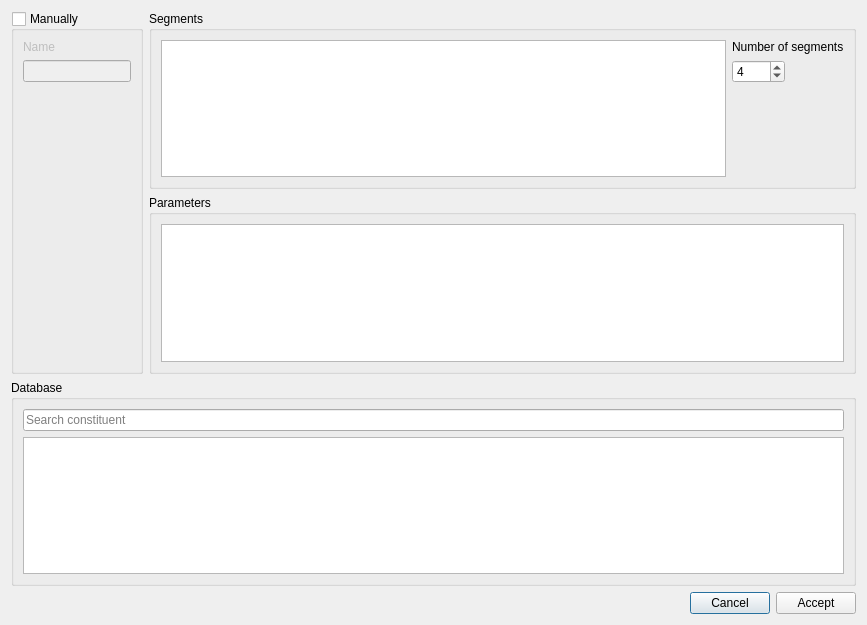
<?xml version="1.0" encoding="UTF-8"?>
<ui version="4.0">
 <class>ConstituentsDialog</class>
 <widget class="QDialog" name="ConstituentsDialog">
  <property name="geometry">
   <rect>
    <x>0</x>
    <y>0</y>
    <width>867</width>
    <height>625</height>
   </rect>
  </property>
  <property name="windowTitle">
   <string>Dialog</string>
  </property>
  <layout class="QGridLayout" name="gridLayout_4">
   <item row="0" column="0" rowspan="2">
    <widget class="QGroupBox" name="f_manuallyGroupBox">
     <property name="sizePolicy">
      <sizepolicy hsizetype="Minimum" vsizetype="Preferred">
       <horstretch>1</horstretch>
       <verstretch>0</verstretch>
      </sizepolicy>
     </property>
     <property name="title">
      <string>Manually</string>
     </property>
     <property name="checkable">
      <bool>true</bool>
     </property>
     <property name="checked">
      <bool>false</bool>
     </property>
     <layout class="QGridLayout" name="gridLayout_6">
      <item row="0" column="0">
       <widget class="QLabel" name="label_2">
        <property name="text">
         <string>Name</string>
        </property>
       </widget>
      </item>
      <item row="1" column="0">
       <widget class="QLineEdit" name="f_name"/>
      </item>
      <item row="2" column="0">
       <spacer name="verticalSpacer_2">
        <property name="orientation">
         <enum>Qt::Vertical</enum>
        </property>
        <property name="sizeHint" stdset="0">
         <size>
          <width>20</width>
          <height>255</height>
         </size>
        </property>
       </spacer>
      </item>
     </layout>
    </widget>
   </item>
   <item row="0" column="1">
    <widget class="QGroupBox" name="f_segmentsGroupBox">
     <property name="sizePolicy">
      <sizepolicy hsizetype="Minimum" vsizetype="Preferred">
       <horstretch>9</horstretch>
       <verstretch>0</verstretch>
      </sizepolicy>
     </property>
     <property name="title">
      <string>Segments</string>
     </property>
     <layout class="QGridLayout" name="gridLayout_5">
      <item row="0" column="0">
       <widget class="QTableView" name="f_segmentsView"/>
      </item>
      <item row="0" column="1">
       <layout class="QGridLayout" name="gridLayout_3">
        <item row="3" column="0">
         <spacer name="verticalSpacer">
          <property name="orientation">
           <enum>Qt::Vertical</enum>
          </property>
          <property name="sizeHint" stdset="0">
           <size>
            <width>20</width>
            <height>73</height>
           </size>
          </property>
         </spacer>
        </item>
        <item row="0" column="0" colspan="2">
         <widget class="QLabel" name="label">
          <property name="text">
           <string>Number of segments</string>
          </property>
         </widget>
        </item>
        <item row="2" column="0">
         <widget class="QSpinBox" name="f_segmentsNumber">
          <property name="minimum">
           <number>1</number>
          </property>
          <property name="maximum">
           <number>7</number>
          </property>
          <property name="value">
           <number>4</number>
          </property>
         </widget>
        </item>
       </layout>
      </item>
     </layout>
    </widget>
   </item>
   <item row="1" column="1">
    <widget class="QGroupBox" name="f_parametersGroupBox">
     <property name="title">
      <string>Parameters</string>
     </property>
     <layout class="QGridLayout" name="gridLayout_2">
      <item row="0" column="0">
       <widget class="QTableView" name="f_parametersView"/>
      </item>
     </layout>
    </widget>
   </item>
   <item row="2" column="0" colspan="2">
    <widget class="QGroupBox" name="f_databaseGroupBox">
     <property name="sizePolicy">
      <sizepolicy hsizetype="Preferred" vsizetype="Expanding">
       <horstretch>0</horstretch>
       <verstretch>0</verstretch>
      </sizepolicy>
     </property>
     <property name="title">
      <string>Database</string>
     </property>
     <layout class="QGridLayout" name="gridLayout">
      <item row="1" column="0" colspan="2">
       <widget class="MyView" name="f_databaseView">
        <property name="editTriggers">
         <set>QAbstractItemView::NoEditTriggers</set>
        </property>
        <property name="alternatingRowColors">
         <bool>true</bool>
        </property>
        <property name="rootIsDecorated">
         <bool>false</bool>
        </property>
        <property name="itemsExpandable">
         <bool>false</bool>
        </property>
        <property name="sortingEnabled">
         <bool>true</bool>
        </property>
        <property name="expandsOnDoubleClick">
         <bool>false</bool>
        </property>
       </widget>
      </item>
      <item row="0" column="0" colspan="2">
       <widget class="QLineEdit" name="f_search">
        <property name="placeholderText">
         <string>Search constituent</string>
        </property>
        <property name="clearButtonEnabled">
         <bool>true</bool>
        </property>
       </widget>
      </item>
     </layout>
    </widget>
   </item>
   <item row="3" column="1">
    <layout class="QHBoxLayout" name="horizontalLayout">
     <item>
      <spacer name="horizontalSpacer">
       <property name="orientation">
        <enum>Qt::Horizontal</enum>
       </property>
       <property name="sizeHint" stdset="0">
        <size>
         <width>40</width>
         <height>20</height>
        </size>
       </property>
      </spacer>
     </item>
     <item>
      <widget class="QPushButton" name="pushButton_2">
       <property name="text">
        <string>Cancel</string>
       </property>
      </widget>
     </item>
     <item>
      <widget class="QPushButton" name="pushButton">
       <property name="text">
        <string>Accept</string>
       </property>
      </widget>
     </item>
    </layout>
   </item>
  </layout>
 </widget>
 <customwidgets>
  <customwidget>
   <class>MyView</class>
   <extends>QTreeView</extends>
   <header>myview.h</header>
  </customwidget>
 </customwidgets>
 <resources/>
 <connections>
  <connection>
   <sender>pushButton</sender>
   <signal>clicked()</signal>
   <receiver>ConstituentsDialog</receiver>
   <slot>accept()</slot>
   <hints>
    <hint type="sourcelabel">
     <x>478</x>
     <y>598</y>
    </hint>
    <hint type="destinationlabel">
     <x>553</x>
     <y>582</y>
    </hint>
   </hints>
  </connection>
  <connection>
   <sender>pushButton_2</sender>
   <signal>clicked()</signal>
   <receiver>ConstituentsDialog</receiver>
   <slot>reject()</slot>
   <hints>
    <hint type="sourcelabel">
     <x>373</x>
     <y>601</y>
    </hint>
    <hint type="destinationlabel">
     <x>258</x>
     <y>589</y>
    </hint>
   </hints>
  </connection>
 </connections>
</ui>
